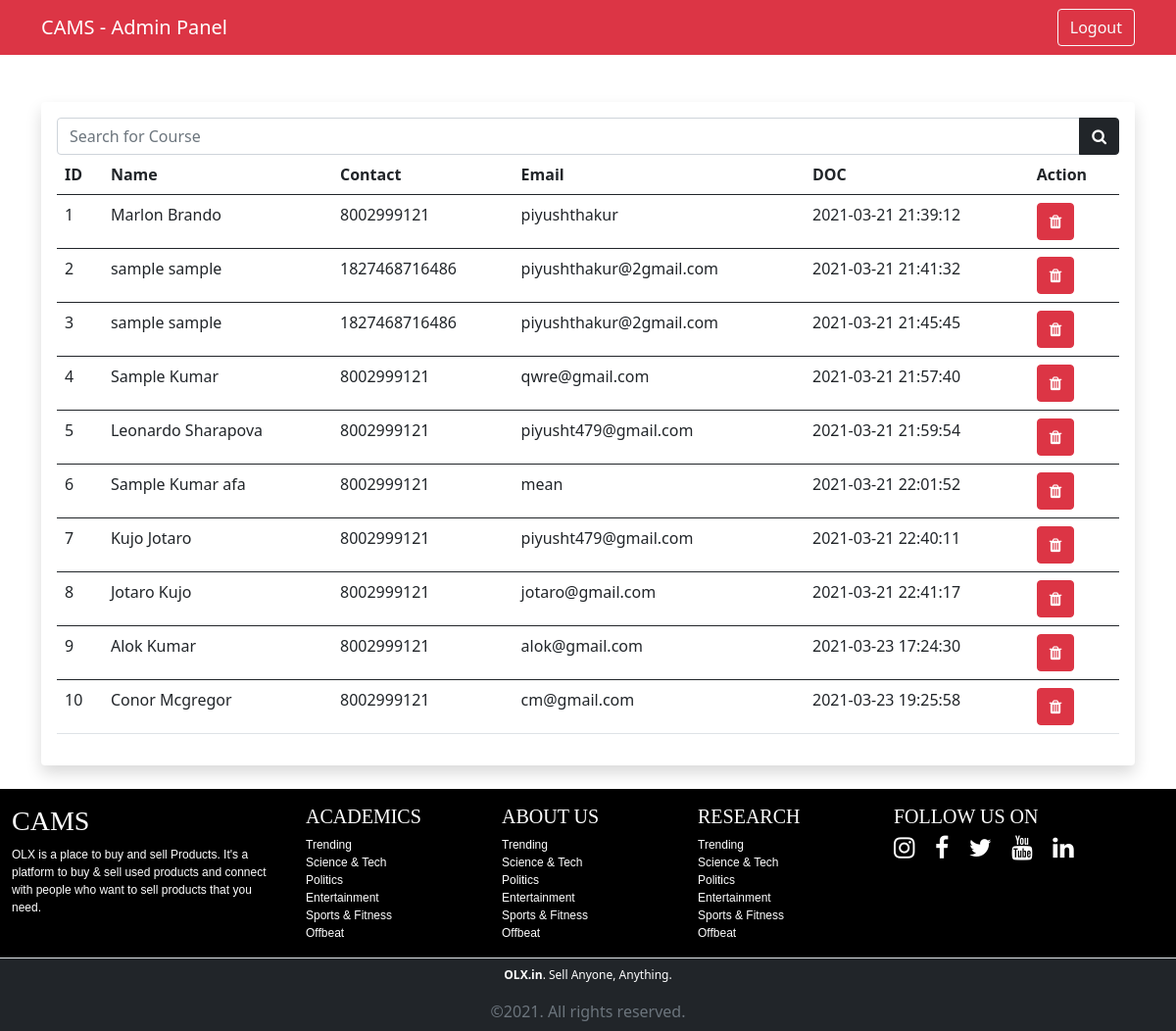
/admin/user_record.php (signed in), run on the app's committed database.
### tables this page shows
CREATE TABLE `accounts` (
  `id` int(11) NOT NULL,
  `f_name` varchar(100) NOT NULL,
  `l_name` varchar(100) NOT NULL,
  `contact` varchar(50) NOT NULL,
  `email` varchar(100) NOT NULL,
  `password` varchar(255) NOT NULL,
  `doc` timestamp NOT NULL DEFAULT current_timestamp() ON UPDATE current_timestamp()
);

### include/config.php (called while the page is built, shortened)
<?php
    class Work{
        private $host = "localhost";
        private $username = "root";
        private $password = "";
        private $database = "cams";
        private $connect;
        public function __construct(){
            $this->connect = new mysqli($this->host, $this->username, $this->password, $this->database);
            if(mysqli_connect_error()){
                trigger_error("Databse Connection Failed".mysqli_connect_error());
            }
            else{
                return $this->connect;
            }
        }
        public function select($query){
            $run = $this->connect->query($query);
            $array = [];
            if($run->num_rows > 0){
                while($row = $run->fetch_assoc()){
                    $array[] = $row;
                }
                return $array;
            }
            else{
                echo "No records found";
                return $array;
            }
        }
    }
    $cams = new Work();
?>

### admin/user_record.php (the view, shortened to what this page needs)
<?php include "../include/config.php";
?>
<!DOCTYPE html>
<html lang="en">
<head>
<link href="https://cdn.jsdelivr.net/npm/bootstrap@5.0.0-beta2/dist/css/bootstrap.min.css" rel="stylesheet">
<link rel="stylesheet" href="https://cdnjs.cloudflare.com/ajax/libs/font-awesome/4.7.0/css/font-awesome.min.css">
<link rel="stylesheet" href="https://cdn.jsdelivr.net/npm/bootstrap-icons@1.4.0/font/bootstrap-icons.css">
</head>
<body>
<nav class="navbar navbar-expand-lg navbar-dark bg-danger">
    <div class="container">
    <a href="" class="navbar-brand">CAMS - Admin Panel</a>
        <ul class="navbar-nav ms-auto">
            <li class="nav-item"><a href="admin_logout.php" class="btn btn-outline-light">Logout</a></li>
        </ul>
    </div>
    </nav>
<div class="container mt-5">
        <div class="card border-0 shadow">
            <div class="card-body">
            <form action="" method="get">
                <div class="input-group">
                    <input type="search" name="user_search" placeholder="Search for Course" class="form-control">
                    <button class="btn btn-dark" name="find"><i class="fa fa-search"></i></button>
                </div>
            </form>
                <table class="table">
                    <thead>
                        <tr>
                            <th>ID</th>
                            <th>Name</th>
                            <th>Contact</th>
                            <th>Email</th>
                            <th>DOC</th>
                            <th>Action</th>
                        </tr>
                    </thead>
                    <?php
                        $search = $_GET['user_search'];
                        $record = $cams->select("SELECT * FROM accounts WHERE accounts.f_name LIKE '%$search%'");
                        foreach($record as $r): ?>
                        <tbody>
                            <tr>
                                <td><?= $r['id'];?></td>
                                <td><?= $r['f_name'];?> <?= $r['l_name'];?></td>
                                <td><?= $r['contact'];?></td>
                                <td><?= $r['email'];?></td>
                                <td><?= $r['doc'];?></td>
                                <td>
                                    <a href="" class="btn btn-danger"><i class="fa fa-trash"></i></a>
                                </td>
                            </tr>
                        </tbody>
                        <?php endforeach; ?>
                </table>
            </div>
        </div>
    </div>
</body>
</html>
<?php include "../include/footer.php"; ?>

### data on the page
accounts: id "1", f_name "Marlon", l_name "Brando", contact "8002999121", email "piyushthakur", doc "2021-03-21 21:39:12"
accounts: id "2", f_name "sample", l_name "sample", contact "1827468716486", email "piyushthakur@2gmail.com", doc "2021-03-21 21:41:32"
accounts: id "3", f_name "sample", l_name "sample", contact "1827468716486", email "piyushthakur@2gmail.com", doc "2021-03-21 21:45:45"
accounts: id "4", f_name "Sample", l_name "Kumar", contact "8002999121", email "qwre@gmail.com", doc "2021-03-21 21:57:40"
accounts: id "5", f_name "Leonardo", l_name "Sharapova", contact "8002999121", email "piyusht479@gmail.com", doc "2021-03-21 21:59:54"
accounts: id "6", f_name "Sample Kumar", l_name "afa", contact "8002999121", email "mean", doc "2021-03-21 22:01:52"
accounts: id "7", f_name "Kujo", l_name "Jotaro", contact "8002999121", email "piyusht479@gmail.com", doc "2021-03-21 22:40:11"
accounts: id "8", f_name "Jotaro", l_name "Kujo", contact "8002999121", email "jotaro@gmail.com", doc "2021-03-21 22:41:17"
accounts: id "9", f_name "Alok", l_name "Kumar", contact "8002999121", email "alok@gmail.com", doc "2021-03-23 17:24:30"
accounts: id "10", f_name "Conor", l_name "Mcgregor", contact "8002999121", email "cm@gmail.com", doc "2021-03-23 19:25:58"
